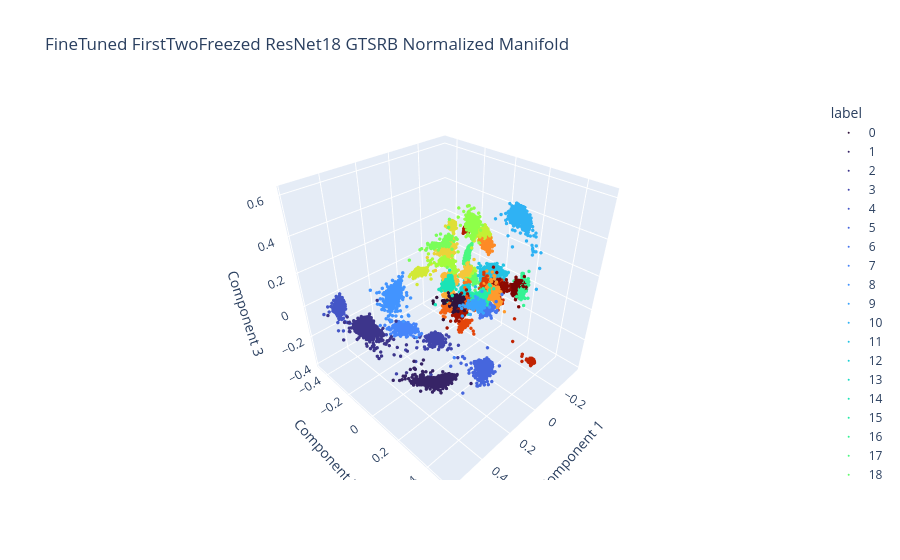

The notebook cell saved with this chart:
### Code cell
plot_embeddings(ft_embeddings_threedim_norm, ft_labels, "FineTuned FirstTwoFreezed ResNet18 GTSRB Normalized Manifold", type="plotly")

### Figure 1 — Plotly figure (JSON) as saved in the notebook; plotly's stock layout.template omitted (floating-point values rounded to 4 significant figures; data arrays with more than 128 entries replaced by an {"elided": "..."} marker saying what was removed)
{"data": [{"hovertemplate": "label=0<br>Component 1=%{x}<br>Component 2=%{y}<br>Component 3=%{z}<extra></extra>", "legendgroup": "0", "marker": {"color": "#30123b", "size": 2, "symbol": "circle"}, "mode": "markers", "name": "0", "scene": "scene", "showlegend": true, "type": "scatter3d", "x": {"elided": "150 float values"}, "y": {"elided": "150 float values"}, "z": {"elided": "150 float values"}}, {"hovertemplate": "label=1<br>Component 1=%{x}<br>Component 2=%{y}<br>Component 3=%{z}<extra></extra>", "legendgroup": "1", "marker": {"color": "#372466", "size": 2, "symbol": "circle"}, "mode": "markers", "name": "1", "scene": "scene", "showlegend": true, "type": "scatter3d", "x": {"elided": "1500 float values"}, "y": {"elided": "1500 float values"}, "z": {"elided": "1500 float values"}}, {"hovertemplate": "label=2<br>Component 1=%{x}<br>Component 2=%{y}<br>Component 3=%{z}<extra></extra>", "legendgroup": "2", "marker": {"color": "#3d358b", "size": 2, "symbol": "circle"}, "mode": "markers", "name": "2", "scene": "scene", "showlegend": true, "type": "scatter3d", "x": {"elided": "1500 float values"}, "y": {"elided": "1500 float values"}, "z": {"elided": "1500 float values"}}, {"hovertemplate": "label=3<br>Component 1=%{x}<br>Component 2=%{y}<br>Component 3=%{z}<extra></extra>", "legendgroup": "3", "marker": {"color": "#4146ac", "size": 2, "symbol": "circle"}, "mode": "markers", "name": "3", "scene": "scene", "showlegend": true, "type": "scatter3d", "x": {"elided": "960 float values"}, "y": {"elided": "960 float values"}, "z": {"elided": "960 float values"}}, {"hovertemplate": "label=4<br>Component 1=%{x}<br>Component 2=%{y}<br>Component 3=%{z}<extra></extra>", "legendgroup": "4", "marker": {"color": "#4456c7", "size": 2, "symbol": "circle"}, "mode": "markers", "name": "4", "scene": "scene", "showlegend": true, "type": "scatter3d", "x": {"elided": "1320 float values"}, "y": {"elided": "1320 float values"}, "z": {"elided": "1320 float values"}}, {"hovertemplate": "label=5<br>Component 1=%{x}<br>Component 2=%{y}<br>Component 3=%{z}<extra></extra>", "legendgroup": "5", "marker": {"color": "#4666dd", "size": 2, "symbol": "circle"}, "mode": "markers", "name": "5", "scene": "scene", "showlegend": true, "type": "scatter3d", "x": {"elided": "1260 float values"}, "y": {"elided": "1260 float values"}, "z": {"elided": "1260 float values"}}, {"hovertemplate": "label=6<br>Component 1=%{x}<br>Component 2=%{y}<br>Component 3=%{z}<extra></extra>", "legendgroup": "6", "marker": {"color": "#4776ee", "size": 2, "symbol": "circle"}, "mode": "markers", "name": "6", "scene": "scene", "showlegend": true, "type": "scatter3d", "x": {"elided": "300 float values"}, "y": {"elided": "300 float values"}, "z": {"elided": "300 float values"}}, {"hovertemplate": "label=7<br>Component 1=%{x}<br>Component 2=%{y}<br>Component 3=%{z}<extra></extra>", "legendgroup": "7", "marker": {"color": "#4685fa", "size": 2, "symbol": "circle"}, "mode": "markers", "name": "7", "scene": "scene", "showlegend": true, "type": "scatter3d", "x": {"elided": "960 float values"}, "y": {"elided": "960 float values"}, "z": {"elided": "960 float values"}}, {"hovertemplate": "label=8<br>Component 1=%{x}<br>Component 2=%{y}<br>Component 3=%{z}<extra></extra>", "legendgroup": "8", "marker": {"color": "#4294ff", "size": 2, "symbol": "circle"}, "mode": "markers", "name": "8", "scene": "scene", "showlegend": true, "type": "scatter3d", "x": {"elided": "960 float values"}, "y": {"elided": "960 float values"}, "z": {"elided": "960 float values"}}, {"hovertemplate": "label=9<br>Component 1=%{x}<br>Component 2=%{y}<br>Component 3=%{z}<extra></extra>", "legendgroup": "9", "marker": {"color": "#3aa3fc", "size": 2, "symbol": "circle"}, "mode": "markers", "name": "9", "scene": "scene", "showlegend": true, "type": "scatter3d", "x": {"elided": "990 float values"}, "y": {"elided": "990 float values"}, "z": {"elided": "990 float values"}}, {"hovertemplate": "label=10<br>Component 1=%{x}<br>Component 2=%{y}<br>Component 3=%{z}<extra></extra>", "legendgroup": "10", "marker": {"color": "#2fb2f4", "size": 2, "symbol": "circle"}, "mode": "markers", "name": "10", "scene": "scene", "showlegend": true, "type": "scatter3d", "x": {"elided": "1350 float values"}, "y": {"elided": "1350 float values"}, "z": {"elided": "1350 float values"}}, {"hovertemplate": "label=11<br>Component 1=%{x}<br>Component 2=%{y}<br>Component 3=%{z}<extra></extra>", "legendgroup": "11", "marker": {"color": "#23c3e4", "size": 2, "symbol": "circle"}, "mode": "markers", "name": "11", "scene": "scene", "showlegend": true, "type": "scatter3d", "x": {"elided": "900 float values"}, "y": {"elided": "900 float values"}, "z": {"elided": "900 float values"}}, {"hovertemplate": "label=12<br>Component 1=%{x}<br>Component 2=%{y}<br>Component 3=%{z}<extra></extra>", "legendgroup": "12", "marker": {"color": "#1bd0d5", "size": 2, "symbol": "circle"}, "mode": "markers", "name": "12", "scene": "scene", "showlegend": true, "type": "scatter3d", "x": {"elided": "1410 float values"}, "y": {"elided": "1410 float values"}, "z": {"elided": "1410 float values"}}, {"hovertemplate": "label=13<br>Component 1=%{x}<br>Component 2=%{y}<br>Component 3=%{z}<extra></extra>", "legendgroup": "13", "marker": {"color": "#18dbc5", "size": 2, "symbol": "circle"}, "mode": "markers", "name": "13", "scene": "scene", "showlegend": true, "type": "scatter3d", "x": {"elided": "1440 float values"}, "y": {"elided": "1440 float values"}, "z": {"elided": "1440 float values"}}, {"hovertemplate": "label=14<br>Component 1=%{x}<br>Component 2=%{y}<br>Component 3=%{z}<extra></extra>", "legendgroup": "14", "marker": {"color": "#1ae4b6", "size": 2, "symbol": "circle"}, "mode": "markers", "name": "14", "scene": "scene", "showlegend": true, "type": "scatter3d", "x": {"elided": "540 float values"}, "y": {"elided": "540 float values"}, "z": {"elided": "540 float values"}}, {"hovertemplate": "label=15<br>Component 1=%{x}<br>Component 2=%{y}<br>Component 3=%{z}<extra></extra>", "legendgroup": "15", "marker": {"color": "#25eca7", "size": 2, "symbol": "circle"}, "mode": "markers", "name": "15", "scene": "scene", "showlegend": true, "type": "scatter3d", "x": {"elided": "420 float values"}, "y": {"elided": "420 float values"}, "z": {"elided": "420 float values"}}, {"hovertemplate": "label=16<br>Component 1=%{x}<br>Component 2=%{y}<br>Component 3=%{z}<extra></extra>", "legendgroup": "16", "marker": {"color": "#35f394", "size": 2, "symbol": "circle"}, "mode": "markers", "name": "16", "scene": "scene", "showlegend": true, "type": "scatter3d", "x": {"elided": "300 float values"}, "y": {"elided": "300 float values"}, "z": {"elided": "300 float values"}}, {"hovertemplate": "label=17<br>Component 1=%{x}<br>Component 2=%{y}<br>Component 3=%{z}<extra></extra>", "legendgroup": "17", "marker": {"color": "#4af880", "size": 2, "symbol": "circle"}, "mode": "markers", "name": "17", "scene": "scene", "showlegend": true, "type": "scatter3d", "x": {"elided": "750 float values"}, "y": {"elided": "750 float values"}, "z": {"elided": "750 float values"}}, {"hovertemplate": "label=18<br>Component 1=%{x}<br>Component 2=%{y}<br>Component 3=%{z}<extra></extra>", "legendgroup": "18", "marker": {"color": "#61fc6c", "size": 2, "symbol": "circle"}, "mode": "markers", "name": "18", "scene": "scene", "showlegend": true, "type": "scatter3d", "x": {"elided": "810 float values"}, "y": {"elided": "810 float values"}, "z": {"elided": "810 float values"}}, {"hovertemplate": "label=19<br>Component 1=%{x}<br>Component 2=%{y}<br>Component 3=%{z}<extra></extra>", "legendgroup": "19", "marker": {"color": "#79fe59", "size": 2, "symbol": "circle"}, "mode": "markers", "name": "19", "scene": "scene", "showlegend": true, "type": "scatter3d", "x": {"elided": "150 float values"}, "y": {"elided": "150 float values"}, "z": {"elided": "150 float values"}}, {"hovertemplate": "label=20<br>Component 1=%{x}<br>Component 2=%{y}<br>Component 3=%{z}<extra></extra>", "legendgroup": "20", "marker": {"color": "#8fff49", "size": 2, "symbol": "circle"}, "mode": "markers", "name": "20", "scene": "scene", "showlegend": true, "type": "scatter3d", "x": {"elided": "240 float values"}, "y": {"elided": "240 float values"}, "z": {"elided": "240 float values"}}, {"hovertemplate": "label=21<br>Component 1=%{x}<br>Component 2=%{y}<br>Component 3=%{z}<extra></extra>", "legendgroup": "21", "marker": {"color": "#a4fc3c", "size": 2, "symbol": "circle"}, "mode": "markers", "name": "21", "scene": "scene", "showlegend": true, "type": "scatter3d", "x": {"elided": "240 float values"}, "y": {"elided": "240 float values"}, "z": {"elided": "240 float values"}}, {"hovertemplate": "label=22<br>Component 1=%{x}<br>Component 2=%{y}<br>Component 3=%{z}<extra></extra>", "legendgroup": "22", "marker": {"color": "#b4f836", "size": 2, "symbol": "circle"}, "mode": "markers", "name": "22", "scene": "scene", "showlegend": true, "type": "scatter3d", "x": {"elided": "270 float values"}, "y": {"elided": "270 float values"}, "z": {"elided": "270 float values"}}, {"hovertemplate": "label=23<br>Component 1=%{x}<br>Component 2=%{y}<br>Component 3=%{z}<extra></extra>", "legendgroup": "23", "marker": {"color": "#c3f134", "size": 2, "symbol": "circle"}, "mode": "markers", "name": "23", "scene": "scene", "showlegend": true, "type": "scatter3d", "x": {"elided": "360 float values"}, "y": {"elided": "360 float values"}, "z": {"elided": "360 float values"}}, {"hovertemplate": "label=24<br>Component 1=%{x}<br>Component 2=%{y}<br>Component 3=%{z}<extra></extra>", "legendgroup": "24", "marker": {"color": "#d2e935", "size": 2, "symbol": "circle"}, "mode": "markers", "name": "24", "scene": "scene", "showlegend": true, "type": "scatter3d", "x": {"elided": "180 float values"}, "y": {"elided": "180 float values"}, "z": {"elided": "180 float values"}}, {"hovertemplate": "label=25<br>Component 1=%{x}<br>Component 2=%{y}<br>Component 3=%{z}<extra></extra>", "legendgroup": "25", "marker": {"color": "#dfdf37", "size": 2, "symbol": "circle"}, "mode": "markers", "name": "25", "scene": "scene", "showlegend": true, "type": "scatter3d", "x": {"elided": "1020 float values"}, "y": {"elided": "1020 float values"}, "z": {"elided": "1020 float values"}}, {"hovertemplate": "label=26<br>Component 1=%{x}<br>Component 2=%{y}<br>Component 3=%{z}<extra></extra>", "legendgroup": "26", "marker": {"color": "#ebd339", "size": 2, "symbol": "circle"}, "mode": "markers", "name": "26", "scene": "scene", "showlegend": true, "type": "scatter3d", "x": {"elided": "420 float values"}, "y": {"elided": "420 float values"}, "z": {"elided": "420 float values"}}, {"hovertemplate": "label=27<br>Component 1=%{x}<br>Component 2=%{y}<br>Component 3=%{z}<extra></extra>", "legendgroup": "27", "marker": {"color": "#f4c73a", "size": 2, "symbol": "circle"}, "mode": "markers", "name": "27", "scene": "scene", "showlegend": true, "type": "scatter3d", "x": {"elided": "180 float values"}, "y": {"elided": "180 float values"}, "z": {"elided": "180 float values"}}, {"hovertemplate": "label=28<br>Component 1=%{x}<br>Component 2=%{y}<br>Component 3=%{z}<extra></extra>", "legendgroup": "28", "marker": {"color": "#faba39", "size": 2, "symbol": "circle"}, "mode": "markers", "name": "28", "scene": "scene", "showlegend": true, "type": "scatter3d", "x": {"elided": "360 float values"}, "y": {"elided": "360 float values"}, "z": {"elided": "360 float values"}}, {"hovertemplate": "label=29<br>Component 1=%{x}<br>Component 2=%{y}<br>Component 3=%{z}<extra></extra>", "legendgroup": "29", "marker": {"color": "#fdac34", "size": 2, "symbol": "circle"}, "mode": "markers", "name": "29", "scene": "scene", "showlegend": true, "type": "scatter3d", "x": {"elided": "180 float values"}, "y": {"elided": "180 float values"}, "z": {"elided": "180 float values"}}, {"hovertemplate": "label=30<br>Component 1=%{x}<br>Component 2=%{y}<br>Component 3=%{z}<extra></extra>", "legendgroup": "30", "marker": {"color": "#fe9b2d", "size": 2, "symbol": "circle"}, "mode": "markers", "name": "30", "scene": "scene", "showlegend": true, "type": "scatter3d", "x": {"elided": "300 float values"}, "y": {"elided": "300 float values"}, "z": {"elided": "300 float values"}}, {"hovertemplate": "label=31<br>Component 1=%{x}<br>Component 2=%{y}<br>Component 3=%{z}<extra></extra>", "legendgroup": "31", "marker": {"color": "#fd8a26", "size": 2, "symbol": "circle"}, "mode": "markers", "name": "31", "scene": "scene", "showlegend": true, "type": "scatter3d", "x": {"elided": "540 float values"}, "y": {"elided": "540 float values"}, "z": {"elided": "540 float values"}}, {"hovertemplate": "label=32<br>Component 1=%{x}<br>Component 2=%{y}<br>Component 3=%{z}<extra></extra>", "legendgroup": "32", "marker": {"color": "#f9751d", "size": 2, "symbol": "circle"}, "mode": "markers", "name": "32", "scene": "scene", "showlegend": true, "type": "scatter3d", "x": {"elided": "180 float values"}, "y": {"elided": "180 float values"}, "z": {"elided": "180 float values"}}, {"hovertemplate": "label=33<br>Component 1=%{x}<br>Component 2=%{y}<br>Component 3=%{z}<extra></extra>", "legendgroup": "33", "marker": {"color": "#f36315", "size": 2, "symbol": "circle"}, "mode": "markers", "name": "33", "scene": "scene", "showlegend": true, "type": "scatter3d", "x": {"elided": "480 float values"}, "y": {"elided": "480 float values"}, "z": {"elided": "480 float values"}}, {"hovertemplate": "label=34<br>Component 1=%{x}<br>Component 2=%{y}<br>Component 3=%{z}<extra></extra>", "legendgroup": "34", "marker": {"color": "#ec530f", "size": 2, "symbol": "circle"}, "mode": "markers", "name": "34", "scene": "scene", "showlegend": true, "type": "scatter3d", "x": {"elided": "300 float values"}, "y": {"elided": "300 float values"}, "z": {"elided": "300 float values"}}, {"hovertemplate": "label=35<br>Component 1=%{x}<br>Component 2=%{y}<br>Component 3=%{z}<extra></extra>", "legendgroup": "35", "marker": {"color": "#e4450a", "size": 2, "symbol": "circle"}, "mode": "markers", "name": "35", "scene": "scene", "showlegend": true, "type": "scatter3d", "x": {"elided": "810 float values"}, "y": {"elided": "810 float values"}, "z": {"elided": "810 float values"}}, {"hovertemplate": "label=36<br>Component 1=%{x}<br>Component 2=%{y}<br>Component 3=%{z}<extra></extra>", "legendgroup": "36", "marker": {"color": "#da3907", "size": 2, "symbol": "circle"}, "mode": "markers", "name": "36", "scene": "scene", "showlegend": true, "type": "scatter3d", "x": {"elided": "270 float values"}, "y": {"elided": "270 float values"}, "z": {"elided": "270 float values"}}, {"hovertemplate": "label=37<br>Component 1=%{x}<br>Component 2=%{y}<br>Component 3=%{z}<extra></extra>", "legendgroup": "37", "marker": {"color": "#ce2d04", "size": 2, "symbol": "circle"}, "mode": "markers", "name": "37", "scene": "scene", "showlegend": true, "type": "scatter3d", "x": {"elided": "150 float values"}, "y": {"elided": "150 float values"}, "z": {"elided": "150 float values"}}, {"hovertemplate": "label=38<br>Component 1=%{x}<br>Component 2=%{y}<br>Component 3=%{z}<extra></extra>", "legendgroup": "38", "marker": {"color": "#c12302", "size": 2, "symbol": "circle"}, "mode": "markers", "name": "38", "scene": "scene", "showlegend": true, "type": "scatter3d", "x": {"elided": "1380 float values"}, "y": {"elided": "1380 float values"}, "z": {"elided": "1380 float values"}}, {"hovertemplate": "label=39<br>Component 1=%{x}<br>Component 2=%{y}<br>Component 3=%{z}<extra></extra>", "legendgroup": "39", "marker": {"color": "#b21a01", "size": 2, "symbol": "circle"}, "mode": "markers", "name": "39", "scene": "scene", "showlegend": true, "type": "scatter3d", "x": {"elided": "210 float values"}, "y": {"elided": "210 float values"}, "z": {"elided": "210 float values"}}, {"hovertemplate": "label=40<br>Component 1=%{x}<br>Component 2=%{y}<br>Component 3=%{z}<extra></extra>", "legendgroup": "40", "marker": {"color": "#a11201", "size": 2, "symbol": "circle"}, "mode": "markers", "name": "40", "scene": "scene", "showlegend": true, "type": "scatter3d", "x": {"elided": "240 float values"}, "y": {"elided": "240 float values"}, "z": {"elided": "240 float values"}}, {"hovertemplate": "label=41<br>Component 1=%{x}<br>Component 2=%{y}<br>Component 3=%{z}<extra></extra>", "legendgroup": "41", "marker": {"color": "#8e0a01", "size": 2, "symbol": "circle"}, "mode": "markers", "name": "41", "scene": "scene", "showlegend": true, "type": "scatter3d", "x": {"elided": "180 float values"}, "y": {"elided": "180 float values"}, "z": {"elided": "180 float values"}}, {"hovertemplate": "label=42<br>Component 1=%{x}<br>Component 2=%{y}<br>Component 3=%{z}<extra></extra>", "legendgroup": "42", "marker": {"color": "#7a0403", "size": 2, "symbol": "circle"}, "mode": "markers", "name": "42", "scene": "scene", "showlegend": true, "type": "scatter3d", "x": {"elided": "180 float values"}, "y": {"elided": "180 float values"}, "z": {"elided": "180 float values"}}], "layout": {"legend": {"title": {"text": "label"}, "tracegroupgap": 0}, "scene": {"domain": {"x": [0, 1], "y": [0, 1]}, "xaxis": {"title": {"text": "Component 1"}}, "yaxis": {"title": {"text": "Component 2"}}, "zaxis": {"title": {"text": "Component 3"}}}, "title": {"text": "FineTuned FirstTwoFreezed ResNet18 GTSRB Normalized Manifold"}}}
